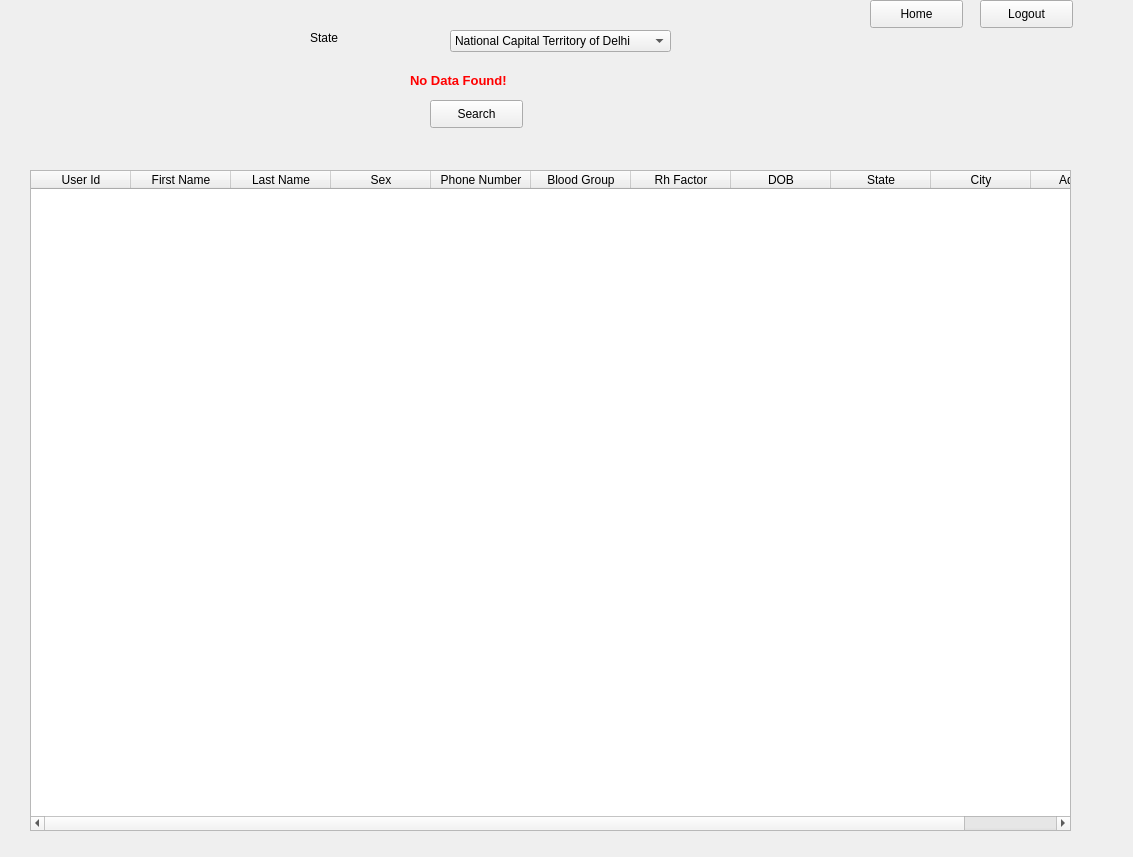
<?xml version="1.0" encoding="UTF-8"?>
<ui version="4.0">
 <class>Form</class>
 <widget class="QWidget" name="Form">
  <property name="geometry">
   <rect>
    <x>0</x>
    <y>0</y>
    <width>1133</width>
    <height>857</height>
   </rect>
  </property>
  <property name="windowTitle">
   <string>Form</string>
  </property>
  <widget class="QComboBox" name="StateComboBox">
   <property name="geometry">
    <rect>
     <x>450</x>
     <y>30</y>
     <width>221</width>
     <height>22</height>
    </rect>
   </property>
   <item>
    <property name="text">
     <string>National Capital Territory of Delhi</string>
    </property>
   </item>
   <item>
    <property name="text">
     <string>Andra Pradesh</string>
    </property>
   </item>
   <item>
    <property name="text">
     <string>Arunachal Pradesh</string>
    </property>
   </item>
   <item>
    <property name="text">
     <string>Assam</string>
    </property>
   </item>
   <item>
    <property name="text">
     <string>Bihar</string>
    </property>
   </item>
   <item>
    <property name="text">
     <string>Chattisgarh</string>
    </property>
   </item>
   <item>
    <property name="text">
     <string>Goa</string>
    </property>
   </item>
   <item>
    <property name="text">
     <string>Gujrat</string>
    </property>
   </item>
   <item>
    <property name="text">
     <string>Haryana</string>
    </property>
   </item>
   <item>
    <property name="text">
     <string>Himachal Pradesh</string>
    </property>
   </item>
   <item>
    <property name="text">
     <string>Jharkhand</string>
    </property>
   </item>
   <item>
    <property name="text">
     <string>Karnataka</string>
    </property>
   </item>
   <item>
    <property name="text">
     <string>Kerala</string>
    </property>
   </item>
   <item>
    <property name="text">
     <string>Madhya Pradesh</string>
    </property>
   </item>
   <item>
    <property name="text">
     <string>Maharashtra</string>
    </property>
   </item>
   <item>
    <property name="text">
     <string>Manipur</string>
    </property>
   </item>
   <item>
    <property name="text">
     <string>Meghalaya</string>
    </property>
   </item>
   <item>
    <property name="text">
     <string>Mizoram</string>
    </property>
   </item>
   <item>
    <property name="text">
     <string>Nagaland</string>
    </property>
   </item>
   <item>
    <property name="text">
     <string>Odisha</string>
    </property>
   </item>
   <item>
    <property name="text">
     <string>Punjab</string>
    </property>
   </item>
   <item>
    <property name="text">
     <string>Rajasthan</string>
    </property>
   </item>
   <item>
    <property name="text">
     <string>Sikkim</string>
    </property>
   </item>
   <item>
    <property name="text">
     <string>Tamil Nadu</string>
    </property>
   </item>
   <item>
    <property name="text">
     <string>Telangana</string>
    </property>
   </item>
   <item>
    <property name="text">
     <string>Tripura</string>
    </property>
   </item>
   <item>
    <property name="text">
     <string>Uttar Pradesh</string>
    </property>
   </item>
   <item>
    <property name="text">
     <string>Uttrakhand</string>
    </property>
   </item>
   <item>
    <property name="text">
     <string>West Bengal</string>
    </property>
   </item>
   <item>
    <property name="text">
     <string>Andaman &amp; Nicobar</string>
    </property>
   </item>
   <item>
    <property name="text">
     <string>Chandigarh</string>
    </property>
   </item>
   <item>
    <property name="text">
     <string>Dadra &amp; Nagar Haveli &amp; Daman &amp; Diu</string>
    </property>
   </item>
   <item>
    <property name="text">
     <string>Jammu &amp; Kashmir</string>
    </property>
   </item>
   <item>
    <property name="text">
     <string>Ladakh</string>
    </property>
   </item>
   <item>
    <property name="text">
     <string>Lakshadweep</string>
    </property>
   </item>
   <item>
    <property name="text">
     <string>Puducherry</string>
    </property>
   </item>
  </widget>
  <widget class="QLabel" name="StateLabel">
   <property name="geometry">
    <rect>
     <x>310</x>
     <y>30</y>
     <width>55</width>
     <height>16</height>
    </rect>
   </property>
   <property name="styleSheet">
    <string notr="true">font: 12pt &quot;MS Shell Dlg 2&quot;;</string>
   </property>
   <property name="text">
    <string>State</string>
   </property>
  </widget>
  <widget class="QPushButton" name="SearchButton">
   <property name="geometry">
    <rect>
     <x>430</x>
     <y>100</y>
     <width>93</width>
     <height>28</height>
    </rect>
   </property>
   <property name="text">
    <string>Search</string>
   </property>
  </widget>
  <widget class="QPushButton" name="LogOutButton">
   <property name="geometry">
    <rect>
     <x>980</x>
     <y>0</y>
     <width>93</width>
     <height>28</height>
    </rect>
   </property>
   <property name="text">
    <string>Logout</string>
   </property>
  </widget>
  <widget class="QLabel" name="DataNFLabel">
   <property name="geometry">
    <rect>
     <x>410</x>
     <y>70</y>
     <width>161</width>
     <height>21</height>
    </rect>
   </property>
   <property name="font">
    <font>
     <pointsize>10</pointsize>
     <weight>75</weight>
     <bold>true</bold>
    </font>
   </property>
   <property name="styleSheet">
    <string notr="true">color:rgb(255, 0, 0)</string>
   </property>
   <property name="text">
    <string>No Data Found!</string>
   </property>
  </widget>
  <widget class="QPushButton" name="HomeButton">
   <property name="geometry">
    <rect>
     <x>870</x>
     <y>0</y>
     <width>93</width>
     <height>28</height>
    </rect>
   </property>
   <property name="text">
    <string>Home</string>
   </property>
  </widget>
  <widget class="QTableWidget" name="tableWidget">
   <property name="geometry">
    <rect>
     <x>30</x>
     <y>170</y>
     <width>1041</width>
     <height>661</height>
    </rect>
   </property>
   <column>
    <property name="text">
     <string>User Id</string>
    </property>
   </column>
   <column>
    <property name="text">
     <string>First Name</string>
    </property>
   </column>
   <column>
    <property name="text">
     <string>Last Name</string>
    </property>
   </column>
   <column>
    <property name="text">
     <string>Sex</string>
    </property>
   </column>
   <column>
    <property name="text">
     <string>Phone Number</string>
    </property>
   </column>
   <column>
    <property name="text">
     <string>Blood Group</string>
    </property>
   </column>
   <column>
    <property name="text">
     <string>Rh Factor</string>
    </property>
   </column>
   <column>
    <property name="text">
     <string>DOB</string>
    </property>
   </column>
   <column>
    <property name="text">
     <string>State</string>
    </property>
   </column>
   <column>
    <property name="text">
     <string>City</string>
    </property>
   </column>
   <column>
    <property name="text">
     <string>Address</string>
    </property>
   </column>
  </widget>
 </widget>
 <resources/>
 <connections/>
</ui>
